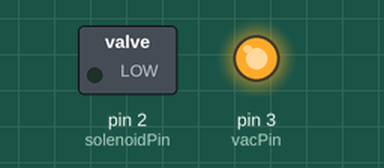
Simulated run of this sketch. Board: Arduino Uno, built with avr-gcc and run on an emulated ATmega328P. Shown: switched loads named in the sketch (green lamp = pin HIGH), output pins drawn as LEDs (lit = HIGH).

Above: at 5.0 s.
At 15.0 s:
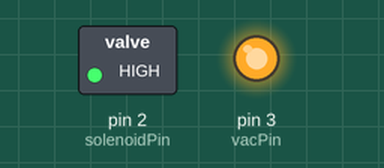
Timing chart, 0 to 26.0 s (numbered marks = the images above):
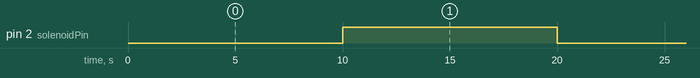

Measured:
- by itself, pin 2 (solenoidPin): alternates HIGH for 10.0 s and LOW for 10.0 s

The sketch:

solenoid_test.ino
```cpp
int solenoidPin = 2;                    //This is the output pin on the Arduino
int vacPin = 3;

void setup()
{
  Serial.begin(9600);
  pinMode(solenoidPin, OUTPUT);
  pinMode(vacPin, OUTPUT);          //Sets that pin as an output
  digitalWrite(vacPin, HIGH);
  digitalWrite(solenoidPin, HIGH);
}

void loop()
{
//  digitalWrite(vacPin, HIGH);
//  delay(2000);
//  digitalWrite(solenoidPin, LOW);      //Switch Solenoid ON
//  delay(2000);
//  digitalWrite(vacPin,LOW);
//  delay(2000);
//  digitalWrite(solenoidPin, HIGH);       //Switch Solenoid OFF
//  delay(2000);                          //Wait 5 Second

  digitalWrite(solenoidPin, LOW);      //Switch Solenoid ON
  delay(10000);
  digitalWrite(solenoidPin, HIGH);       //Switch Solenoid OFF
  delay(10000);                          //Wait 1 Second
}
```
